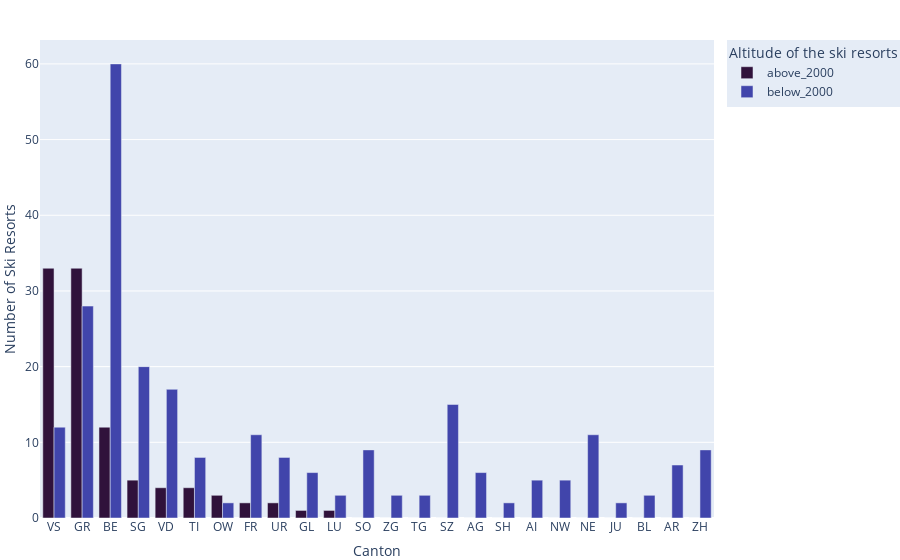

The cell this chart's notebook holds for it:
### Markdown cell above
Create chart

### Code cell
fig_bar = px.bar(df_canton_height, 
                 x='canton', 
                 y = ["above_2000","below_2000"],
                 height=400,
                 barmode='group',
                 labels={'canton':'Canton', 'value': 'Number of Ski Resorts'},
                 color_discrete_sequence=px.colors.sequential.Turbo
)

fig_bar.update_layout(margin={"r":0,"t":40,"l":0,"b":0},
                      showlegend = True,
                      legend=dict(title="Altitude of the ski resorts",
                                  bgcolor = 'rgb(229,236,246)')
                     )

fig_bar.show()

### Figure 1 — Plotly figure (JSON) as saved in the notebook; plotly's stock layout.template omitted (floating-point values rounded to 4 significant figures)
{"data": [{"alignmentgroup": "True", "hovertemplate": "variable=above_2000<br>Canton=%{x}<br>Number of Ski Resorts=%{y}<extra></extra>", "legendgroup": "above_2000", "marker": {"color": "#30123b", "pattern": {"shape": ""}}, "name": "above_2000", "offsetgroup": "above_2000", "orientation": "v", "showlegend": true, "textposition": "auto", "type": "bar", "x": ["VS", "GR", "BE", "SG", "VD", "TI", "OW", "FR", "UR", "GL", "LU", "SO", "ZG", "TG", "SZ", "AG", "SH", "AI", "NW", "NE", "JU", "BL", "AR", "ZH"], "xaxis": "x", "y": [33, 33, 12, 5, 4, 4, 3, 2, 2, 1, 1, 0, 0, 0, 0, 0, 0, 0, 0, 0, 0, 0, 0, 0], "yaxis": "y"}, {"alignmentgroup": "True", "hovertemplate": "variable=below_2000<br>Canton=%{x}<br>Number of Ski Resorts=%{y}<extra></extra>", "legendgroup": "below_2000", "marker": {"color": "#4145ab", "pattern": {"shape": ""}}, "name": "below_2000", "offsetgroup": "below_2000", "orientation": "v", "showlegend": true, "textposition": "auto", "type": "bar", "x": ["VS", "GR", "BE", "SG", "VD", "TI", "OW", "FR", "UR", "GL", "LU", "SO", "ZG", "TG", "SZ", "AG", "SH", "AI", "NW", "NE", "JU", "BL", "AR", "ZH"], "xaxis": "x", "y": [12, 28, 60, 20, 17, 8, 2, 11, 8, 6, 3, 9, 3, 3, 15, 6, 2, 5, 5, 11, 2, 3, 7, 9], "yaxis": "y"}], "layout": {"autosize": true, "barmode": "group", "legend": {"bgcolor": "rgb(229,236,246)", "title": {"text": "Altitude of the ski resorts"}, "tracegroupgap": 0}, "margin": {"b": 0, "l": 0, "r": 0, "t": 40}, "showlegend": true, "xaxis": {"anchor": "y", "autorange": true, "domain": [0, 1], "range": [-0.5, 23.5], "title": {"text": "Canton"}, "type": "category"}, "yaxis": {"anchor": "x", "autorange": true, "domain": [0, 1], "range": [0, 63.16], "title": {"text": "Number of Ski Resorts"}, "type": "linear"}}}
